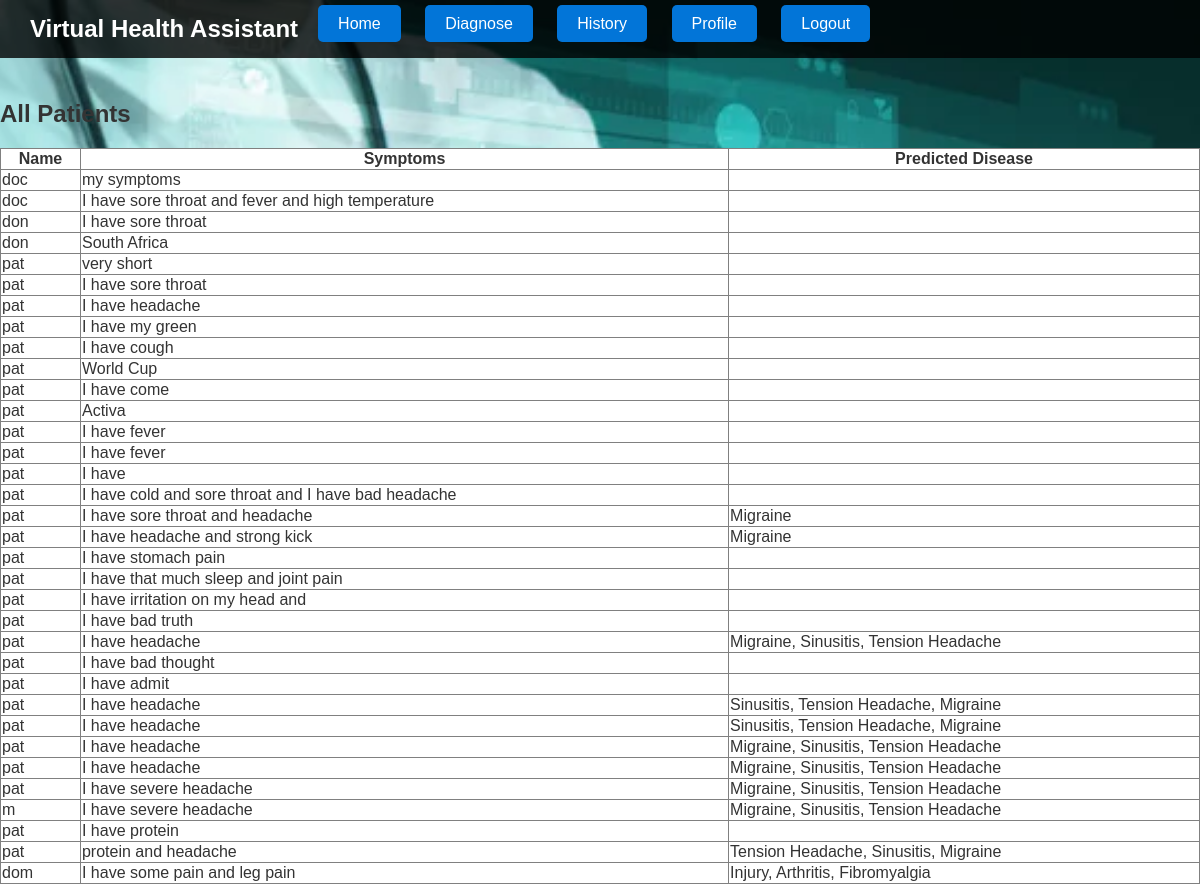
Page /patients/ (signed in) on the committed database.
### health_assistant/models.py (models this page shows, shortened)
class Patient(models.Model):
    user = models.ForeignKey(settings.AUTH_USER_MODEL, on_delete=models.CASCADE, default=1)  # Association with the logged-in user
    name = models.CharField(max_length=100)
    symptoms = models.TextField()
    predicted_disease = models.TextField()

### health_assistant/views.py (the view)
# urls.py: path('patients/', views.all_patients_view, name='all_patients'),
def all_patients_view(request):
    patients = Patient.objects.all()
    return render(request, 'health_assistant/all_patient.html', {'patients': patients})

### health_assistant/templates/health_assistant/all_patient.html
{% extends 'base.html' %}
{% block content %}
<h2>All Patients</h2>
<table border="1" style="background-color: white; width: 100%; border-collapse: collapse;">
    <thead>
        <tr>
            <th>Name</th>
            <th>Symptoms</th>
            <th>Predicted Disease</th>
        </tr>
    </thead>
    <tbody>
        {% for patient in patients %}
        <tr>
            <td>{{ patient.name }}</td>
            <td>{{ patient.symptoms }}</td>
            <td>{{ patient.predicted_disease }}</td>
        </tr>
        {% empty %}
        <tr>
            <td colspan="3">No patients available.</td>
        </tr>
        {% endfor %}
    </tbody>
</table>
{% endblock %}

### rows in the picture
Patient: name "doc", symptoms "my symptoms"
Patient: name "doc", symptoms "I have sore throat and fever and high temperature"
Patient: name "don", symptoms "I have sore throat"
Patient: name "don", symptoms "South Africa"
Patient: name "pat", symptoms "very short"
Patient: name "pat", symptoms "I have sore throat"
Patient: name "pat", symptoms "I have headache"
Patient: name "pat", symptoms "I have my green"
Patient: name "pat", symptoms "I have cough"
Patient: name "pat", symptoms "World Cup"
Patient: name "pat", symptoms "I have come"
Patient: name "pat", symptoms "Activa"
Patient: name "pat", symptoms "I have fever"
Patient: name "pat", symptoms "I have fever"
Patient: name "pat", symptoms "I have"
Patient: name "pat", symptoms "I have cold and sore throat and I have bad headache"
Patient: name "pat", symptoms "I have sore throat and headache", predicted_disease "Migraine"
Patient: name "pat", symptoms "I have headache and strong kick", predicted_disease "Migraine"
Patient: name "pat", symptoms "I have stomach pain"
Patient: name "pat", symptoms "I have that much sleep and joint pain"
Patient: name "pat", symptoms "I have irritation on my head and"
Patient: name "pat", symptoms "I have bad truth"
Patient: name "pat", symptoms "I have headache", predicted_disease "Migraine, Sinusitis, Tension Headache"
Patient: name "pat", symptoms "I have bad thought"
Patient: name "pat", symptoms "I have admit"
Patient: name "pat", symptoms "I have headache", predicted_disease "Sinusitis, Tension Headache, Migraine"
Patient: name "pat", symptoms "I have headache", predicted_disease "Sinusitis, Tension Headache, Migraine"
Patient: name "pat", symptoms "I have headache", predicted_disease "Migraine, Sinusitis, Tension Headache"
Patient: name "pat", symptoms "I have headache", predicted_disease "Migraine, Sinusitis, Tension Headache"
Patient: name "pat", symptoms "I have severe headache", predicted_disease "Migraine, Sinusitis, Tension Headache"
Patient: name "m", symptoms "I have severe headache", predicted_disease "Migraine, Sinusitis, Tension Headache"
Patient: name "pat", symptoms "I have protein"
Patient: name "pat", symptoms "protein and headache", predicted_disease "Tension Headache, Sinusitis, Migraine"
Patient: name "dom", symptoms "I have some pain and leg pain", predicted_disease "Injury, Arthritis, Fibromyalgia"
